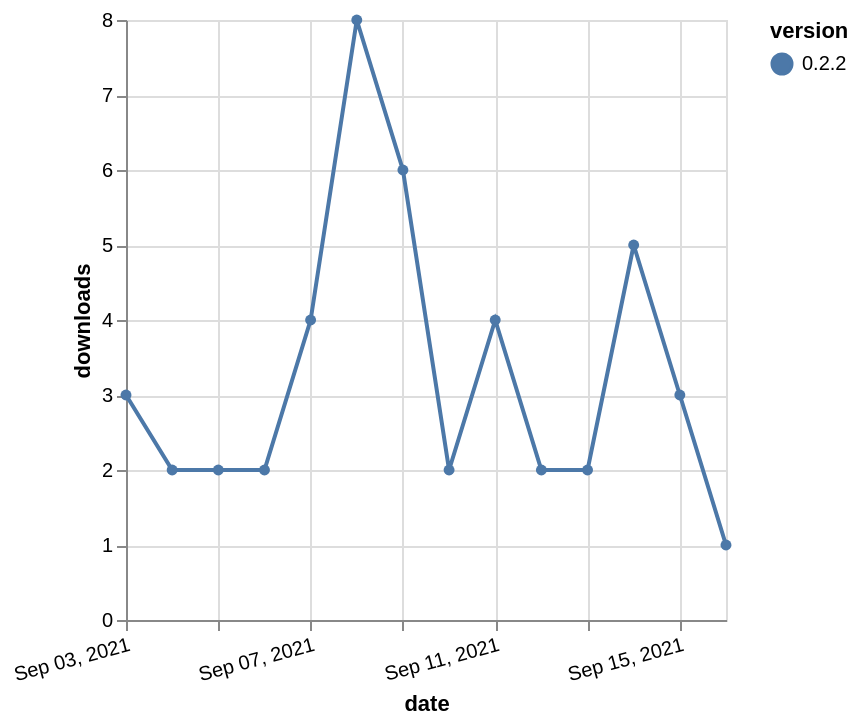

Express this chart as Vega-Lite.
### Vega-Lite specification from a JSON file in a GitHub repository (floating-point values rounded to 4 significant figures)
{"$schema": "https://vega.github.io/schema/vega-lite/v5.json", "description": "A simple bar chart with embedded data.", "data": {"values": [{"date": "2021-09-03", "total": 2630, "delta": 3, "version": "0.2.2"}, {"date": "2021-09-04", "total": 2632, "delta": 2, "version": "0.2.2"}, {"date": "2021-09-05", "total": 2634, "delta": 2, "version": "0.2.2"}, {"date": "2021-09-06", "total": 2636, "delta": 2, "version": "0.2.2"}, {"date": "2021-09-07", "total": 2640, "delta": 4, "version": "0.2.2"}, {"date": "2021-09-08", "total": 2648, "delta": 8, "version": "0.2.2"}, {"date": "2021-09-09", "total": 2654, "delta": 6, "version": "0.2.2"}, {"date": "2021-09-10", "total": 2656, "delta": 2, "version": "0.2.2"}, {"date": "2021-09-11", "total": 2660, "delta": 4, "version": "0.2.2"}, {"date": "2021-09-12", "total": 2662, "delta": 2, "version": "0.2.2"}, {"date": "2021-09-13", "total": 2664, "delta": 2, "version": "0.2.2"}, {"date": "2021-09-14", "total": 2669, "delta": 5, "version": "0.2.2"}, {"date": "2021-09-15", "total": 2672, "delta": 3, "version": "0.2.2"}, {"date": "2021-09-16", "total": 2673, "delta": 1, "version": "0.2.2"}]}, "width": "container", "mark": {"type": "line", "point": {"filled": true}}, "encoding": {"x": {"field": "date", "type": "temporal", "timeUnit": "yearmonthdate", "title": "date", "axis": {"labelAngle": -15}}, "y": {"field": "delta", "type": "quantitative", "title": "downloads"}, "color": {"field": "version", "type": "nominal"}, "tooltip": {"field": "delta"}}}
